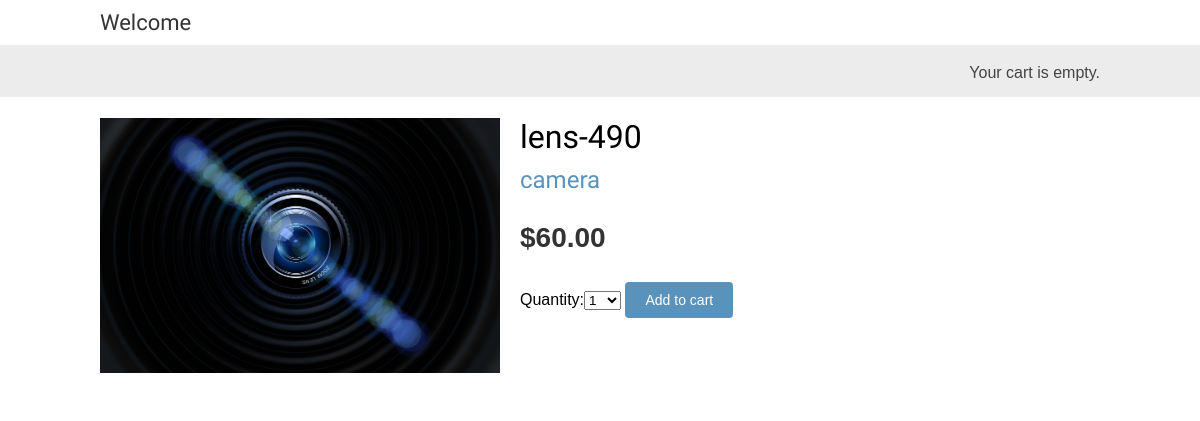
Screenshot of /8/lens-490/ with the database file from the repository.
### shop/models.py (models this page shows, shortened)
class Product(models.Model):
    category = models.ForeignKey(Category, related_name='products')
    name = models.CharField(max_length=200, db_index=True)
    slug = models.SlugField(max_length=200, db_index=True)
    image = models.ImageField(upload_to='products/%Y/%m/%d', blank=True)
    description = models.TextField(blank=True)
    price = models.DecimalField(max_digits=10, decimal_places=2)
    stock = models.PositiveIntegerField()
    available = models.BooleanField(default=True)
    created = models.DateTimeField(auto_now_add=True)
    updated = models.DateTimeField(auto_now=True)
    class Meta:
        ordering = ('-created',)
        index_together = (('id', 'slug'),)

class Category(models.Model):
    name = models.CharField(max_length=200, db_index=True)
    slug = models.SlugField(max_length=200, db_index=True, unique=True)
    class Meta:
        ordering = ('name',)
        verbose_name = 'category'
        verbose_name_plural = 'categories'
    def __str__(self):
        return self.name
    def get_absolute_url(self):
        return reverse('shop:product_list_by_category', args=[self.slug])

### shop/views.py (the view)
# urls.py: url(r'^(?P<id>\d+)/(?P<slug>[-\w]+)/$', views.product_detail, name='product_detail'),
def product_detail(request, id, slug):
    product = get_object_or_404(Product, id=id, slug=slug, available=True)
    cart_product_form = CartAddProductForm()
    r = Recommender()
    recommended_products = r.suggest_products_for([product], 4)
    return render(request,
                  'shop/product/detail.html',
                  {'product': product,
                   'cart_product_form': cart_product_form,
                   'recommended_products': recommended_products })

### cart/forms.py
class CartAddProductForm(forms.Form):
    quantity = forms.TypedChoiceField(choices=PRODUCT_QUANTITY_CHOICES,
                                      coerce=int)
    update = forms.BooleanField(required=False,
                                initial=False,
                                widget=forms.HiddenInput)

### cart/cart.py (called while the page is built)
    def __len__(self):
        return sum(item['quantity'] for item in self.cart.values())

### cart/context_processors.py (called while the page is built)
def cart(request):
    return {'cart': Cart(request) }

### shop/recommender.py (called while the page is built, shortened)
    def get_product_key(self, id):
        return 'product:{}:purchased_with'.format(id)

    def suggest_products_for(self, products, max_results=6):
        product_ids = [p.id for p in products]
        if len(products) == 1:
            suggestions = r.zrange(self.get_product_key(product_ids[0]), 0, -1, desc=True)[:max_results]
        suggested_products_ids = [int(id) for id in suggestions]
        suggested_products = list(Product.objects.filter(id__in=suggested_products_ids))
        suggested_products.sort(key=lambda x: suggested_products_ids.index(x.id))
        return suggested_products

### shop/templates/shop/product/detail.html (shortened to what this page needs)
{% extends "shop/base.html" %}
{% load i18n %}
{% load static %}
{% block content %}
    <div class="product-detail">
        <img src="{% if product.image %}{{ product.image.url }}{% else %}{% static "img/no_image.png" %}{% endif %}">
        <h1>{{ product.name }}</h1>
        <h2><a href="{{ product.category.get_absolute_url }}">{{ product.category }}</a></h2>
        <p class="price">${{ product.price }}</p>
        <form action="{% url "cart:cart_add" product.id %}" method="post">
            {{ cart_product_form }}
            <input type="submit" value="Add to cart">
        </form>
    </div>
{% endblock %}

### shop/static/css/base.css (style rules this page uses)
body { margin:0; padding:0; font-family:helvetica, sans-serif; }
h1, h2, h3, h4, h5 , h6 { font-family: 'Ubuntu', sans-serif; font-weight:normal; }
a { text-decoration:none; color:#5993bb; }
a.button, input[type="submit"] { color:#fff; background:#5993bb; border-radius:4px; padding:10px 20px; font-size:14px; border:0; }
.product-detail { text-align:justify; }
.product-detail .price { color:#333; font-size:28px; font-weight:bold; }
.product-detail img { width:40%; float:left; padding:0 20px 20px 0; }
.product-detail h1 { margin-bottom:0; }
.product-detail h2 { margin-top:10px; }

### rows the page displays
Product: image (picture), name "lens-490", category "camera", price "60.00"
